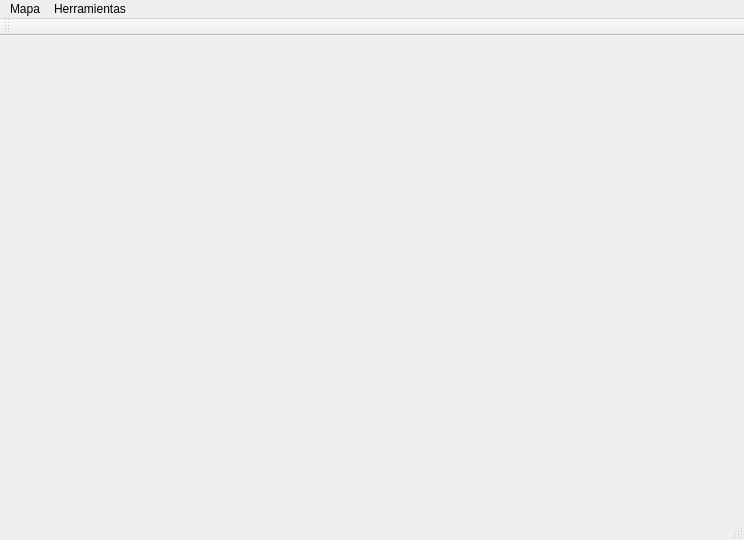
<?xml version="1.0" encoding="UTF-8"?>
<ui version="4.0">
 <class>MainWindow</class>
 <widget class="QMainWindow" name="MainWindow">
  <property name="geometry">
   <rect>
    <x>0</x>
    <y>0</y>
    <width>744</width>
    <height>540</height>
   </rect>
  </property>
  <property name="windowTitle">
   <string>MainWindow</string>
  </property>
  <widget class="QWidget" name="centralwidget">
   <layout class="QGridLayout" name="gridLayout"/>
  </widget>
  <widget class="QMenuBar" name="menubar">
   <property name="geometry">
    <rect>
     <x>0</x>
     <y>0</y>
     <width>744</width>
     <height>20</height>
    </rect>
   </property>
   <widget class="QMenu" name="menuHerramientas">
    <property name="title">
     <string>Herramientas</string>
    </property>
    <addaction name="actionRegla"/>
    <addaction name="actionCompas"/>
    <addaction name="actionTransportador"/>
    <addaction name="separator"/>
    <addaction name="actionRotar_horario"/>
    <addaction name="actionRotar_antihorario"/>
   </widget>
   <widget class="QMenu" name="menuMapa">
    <property name="title">
     <string>Mapa</string>
    </property>
    <addaction name="actionZoom_In"/>
    <addaction name="actionZoom_Out"/>
    <addaction name="actionResetear"/>
   </widget>
   <addaction name="menuMapa"/>
   <addaction name="menuHerramientas"/>
  </widget>
  <widget class="QStatusBar" name="statusbar"/>
  <widget class="QToolBar" name="toolBar">
   <property name="windowTitle">
    <string>toolBar</string>
   </property>
   <attribute name="toolBarArea">
    <enum>TopToolBarArea</enum>
   </attribute>
   <attribute name="toolBarBreak">
    <bool>false</bool>
   </attribute>
  </widget>
  <action name="actionRegla">
   <property name="text">
    <string>Regla</string>
   </property>
  </action>
  <action name="actionCompas">
   <property name="text">
    <string>Compas</string>
   </property>
  </action>
  <action name="actionTransportador">
   <property name="text">
    <string>Transportador</string>
   </property>
  </action>
  <action name="actionRotar_horario">
   <property name="text">
    <string>Rotar horario</string>
   </property>
  </action>
  <action name="actionRotar_antihorario">
   <property name="text">
    <string>Rotar antihorario</string>
   </property>
  </action>
  <action name="actionZoom_In">
   <property name="text">
    <string>Zoom In (+)</string>
   </property>
  </action>
  <action name="actionZoom_Out">
   <property name="text">
    <string>Zoom Out (-)</string>
   </property>
  </action>
  <action name="actionResetear">
   <property name="text">
    <string>Resetear</string>
   </property>
  </action>
 </widget>
 <resources/>
 <connections/>
</ui>
